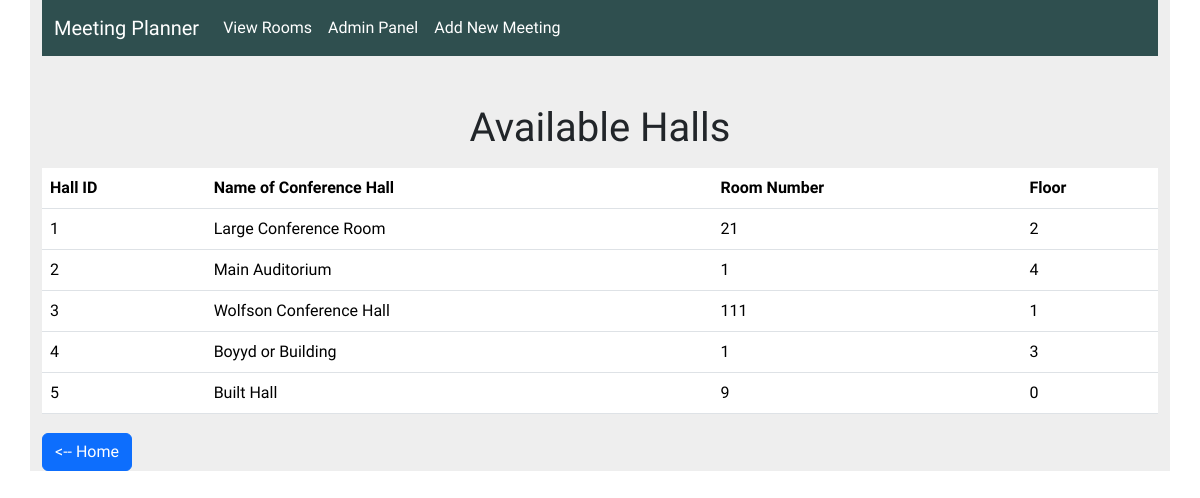
Screenshot of /meetings/rooms with the database file from the repository.
### meetings/models.py (models this page shows, shortened)
class Room(models.Model):
    name=models.CharField(max_length=50)
    floor= models.IntegerField()
    room_number=models.IntegerField()

### meetings/views.py (the view)
# urls.py: path('rooms', views.rooms_list, name="rooms"),
def rooms_list(request):
    return render(request, "meetings/rooms_list.html", {"rooms" : Room.objects.all()})

### meetings/templates/meetings/rooms_list.html (shortened to what this page needs)
{% extends 'base.html' %}
{% load static %}
    {% block bootstrap-link %}
<link href="https://cdn.jsdelivr.net/npm/bootstrap@5.3.3/dist/css/bootstrap.min.css" rel="stylesheet">
{% endblock bootstrap-link %}
{% block container-content %}
        <div>
            <table class="table">
                <h1 class="mt-5 mb-3 text-center">Available Halls</h1>
                <thead>
                    <tr>
                      <th>Hall ID</th>
                      <th>Name of Conference Hall</th>
                      <th>Room Number</th>
                      <th>Floor</th>
                    </tr>
                  </thead>
                  <tbody>
            {% for room in rooms %}
                    <tr>
                      <td> {{room.id}}</td>
                      <td>{{room.name}}</td>
                      <td>{{room.room_number}}</td>
                      <td>{{room.floor}}</td>
                    </tr>
                    {% endfor %}
                  </tbody>
            </table>
      <h2><a href="{% url 'welcome' %}"><button class="btn btn-primary"> <-- Home</button></a></h2>
       </div>
{% endblock container-content %}

### static/style.css (style rules this page uses)
* { box-sizing: border-box; font-family: 'Khand', sans-serif !important; }
.container a { color:white !important; }

### rows the page displays
Room: id "1", name "Large Conference Room", room_number "21", floor "2"
Room: id "2", name "Main Auditorium", room_number "1", floor "4"
Room: id "3", name "Wolfson Conference Hall", room_number "111", floor "1"
Room: id "4", name "Boyyd or Building", room_number "1", floor "3"
Room: id "5", name "Built Hall", room_number "9", floor "0"
